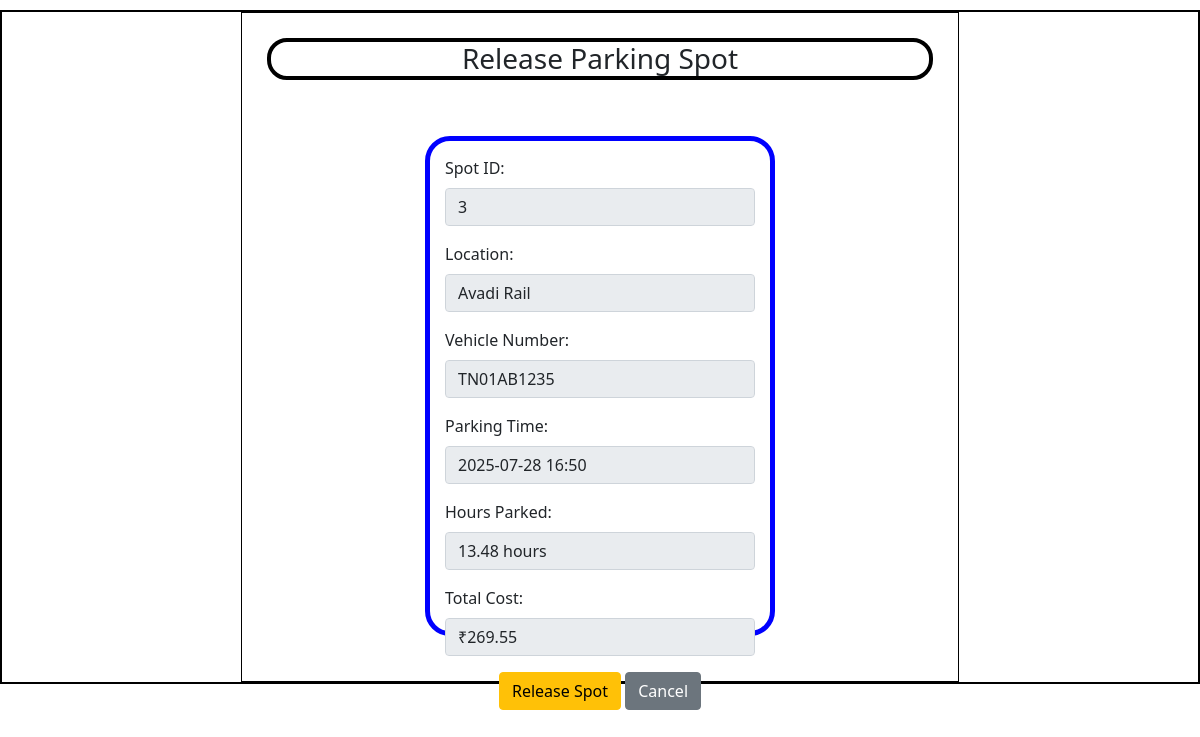
Screenshot of /release-spot/3/3 with the database file from the repository.
### application/models.py (models this page shows)
class ParkingSpot(db.Model):
    id = db.Column(db.Integer, primary_key=True)
    lot_id = db.Column(db.Integer, db.ForeignKey('parking_lot.id'), nullable=False)
    status = db.Column(db.String(), default='available')
    reservations = db.relationship('Reservation', backref='spot')

class ParkingLot(db.Model):
    id = db.Column(db.Integer, primary_key=True)
    prime_location_name = db.Column(db.String(), nullable=False)
    price = db.Column(db.Float, nullable=False)
    address = db.Column(db.String(), nullable=False)
    pin_code = db.Column(db.String(), nullable=False)
    max_spots = db.Column(db.Integer, nullable=False)
    spots = db.relationship('ParkingSpot', backref='lot')

class User(db.Model):
    id = db.Column(db.Integer, primary_key=True)
    first_name = db.Column(db.String(), nullable=False)
    last_name = db.Column(db.String(), nullable=False)
    email = db.Column(db.String(), unique=True, nullable=False)
    pwd = db.Column(db.String(), nullable=False)
    vehicle_reg = db.Column(db.String(), unique=True, nullable=False)
    address = db.Column(db.String(), nullable=False)
    pincode = db.Column(db.String(), nullable=False)
    phone_number = db.Column(db.String(), unique=True, nullable=False)
    gender = db.Column(db.String())
    age = db.Column(db.Integer)
    type = db.Column(db.String(), default='general')
    reservations = db.relationship('Reservation', backref='user')

class Reservation(db.Model):
    id = db.Column(db.Integer, primary_key=True)
    spot_id = db.Column(db.Integer, db.ForeignKey('parking_spot.id'), nullable=False)
    user_id = db.Column(db.Integer, db.ForeignKey('user.id'), nullable=False)
    parking_timestamp = db.Column(db.DateTime, nullable=False)
    leaving_timestamp = db.Column(db.DateTime, nullable=True)
    cost_per_unit_time = db.Column(db.Float, nullable=False)
    vehicle_num = db.Column(db.String(), nullable=False)

### application/controllers.py (the view, shortened to what this page needs)
@app.route("/release-spot/<int:user_id>/<int:reservation_id>", methods=["GET", "POST"])
def release_spot(user_id, reservation_id):
    this_user = User.query.get(user_id)
    reservation = Reservation.query.get(reservation_id)
    if not reservation or reservation.user_id != user_id:
        return "Invalid reservation!..."
    spot = ParkingSpot.query.get(reservation.spot_id)
    lot = ParkingLot.query.get(spot.lot_id) if spot else None
    parking_duration = (datetime.utcnow() + timedelta(hours=5, minutes=30)) - reservation.parking_timestamp
    hours_parked = parking_duration.total_seconds() / 3600
    total_cost = hours_parked * reservation.cost_per_unit_time
    return render_template("release_spot.html", this_user=this_user, reservation=reservation, spot=spot, lot=lot, hours_parked=round(hours_parked, 2), total_cost=round(total_cost, 2))

### templates/release_spot.html (shortened to what this page needs)
<!DOCTYPE html>
<html lang="en">
<head>
    <link rel="stylesheet" href="../static/style.css">
    <link href="https://cdn.jsdelivr.net/npm/bootstrap@5.0.2/dist/css/bootstrap.min.css" rel="stylesheet">
</head>
<body>
    <div id="main">
        <div id="canvas">
            <div id="content">
                <h3 class="headings text-center">Release Parking Spot</h3>
                <form action="/release-spot/{{this_user.id}}/{{reservation.id}}" method="POST">
                    <div id="form-body">
                        <div class="mb-3">
                            <label for="spot-id" class="form-label">Spot ID:</label>
                            <input type="text" class="form-control" id="spot-id" value="{{spot.id}}" readonly>
                        </div>
                        <div class="mb-3">
                            <label for="location" class="form-label">Location:</label>
                            <input type="text" class="form-control" id="location" value="{{lot.prime_location_name}}" readonly>
                        </div>
                        <div class="mb-3">
                            <label for="vehicle-num" class="form-label">Vehicle Number:</label>
                            <input type="text" class="form-control" id="vehicle-num" value="{{this_user.vehicle_reg}}" readonly>
                        </div>
                        <div class="mb-3">
                            <label for="park-time" class="form-label">Parking Time:</label>
                            <input type="text" class="form-control" id="park-time" value="{{reservation.parking_timestamp.strftime('%Y-%m-%d %H:%M')}}" readonly>
                        </div>
                        <div class="mb-3">
                            <label for="hours-parked" class="form-label">Hours Parked:</label>
                            <input type="text" class="form-control" id="hours-parked" value="{{hours_parked}} hours" readonly>
                        </div>
                        <div class="mb-3">
                            <label for="total-cost" class="form-label">Total Cost:</label>
                            <input type="text" class="form-control" id="total-cost" value="₹{{total_cost}}" readonly>
                        </div>
                        <div class="text-center">
                            <button type="submit" class="btn btn-warning">Release Spot</button>
                            <a href="/user_dashboard/{{ this_user.id }}" class="btn btn-secondary">Cancel</a>
                        </div>
                    </div>
                </form>
            </div>
        </div>
    </div>
</body>
</html>

### static/style.css (style rules this page uses)
* { margin: 0px; }
#main, canvas { border: 2px solid black; margin-top: 10px; margin-bottom: 10px; }
#canvas { width: 60%; height: 850px; margin: auto; border: 1px solid black; }
#form-body { width: 350px; height: 350px; border: 5px solid blue; margin: auto; margin-top: 150px; padding: 15px; border-radius: 25px; }
.headings { border: 4px solid black; border-radius: 20px; margin: 25px; }

### templates/release_spot.html (style rules this page uses)
#form-body { height: 500px; margin-top: 56px; }
#canvas { height: 670px; }

### rows the page displays
ParkingSpot: id "3"
ParkingLot: prime_location_name "Avadi Rail"
User: vehicle_reg "TN01AB1235"
Reservation: parking_timestamp "2025-07-28 16:50"
